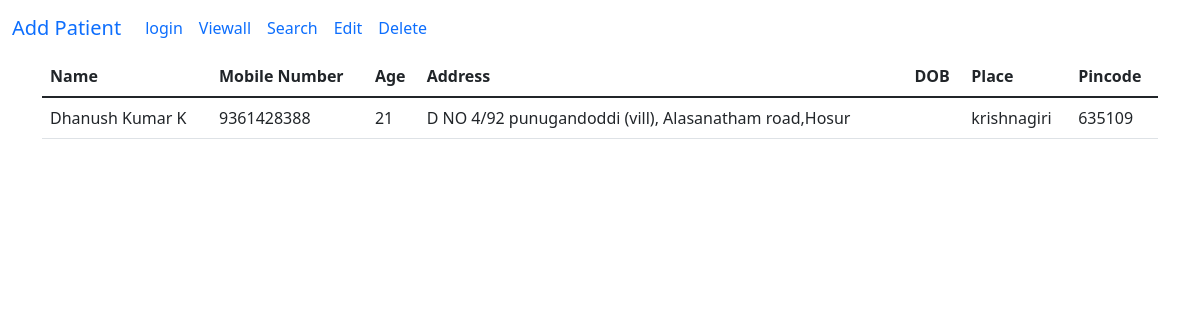
Page /viewall on the earlier database version.
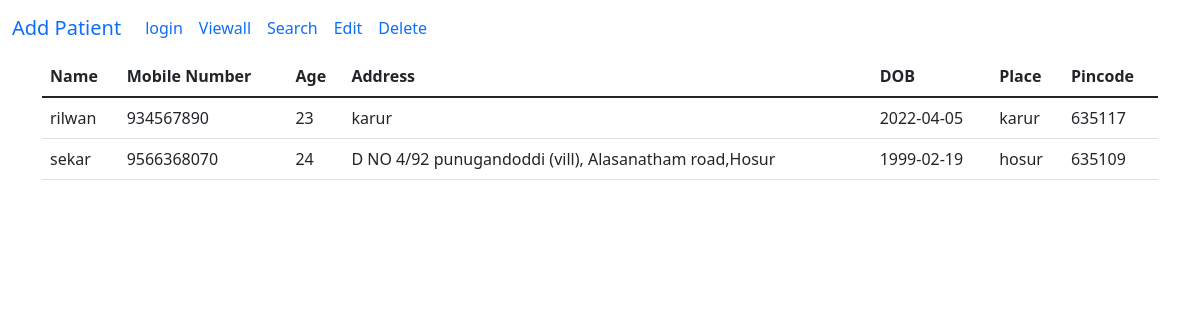
Same page on the later database version.
### tables this page shows
CREATE TABLE patient(
                                ID integer primary key autoincrement,
                                name text,
                                mobnumber integer,
                                age integer,
                                address text,
                                dob text,
                                place text,
                                pincode integer                                                         
                                );

### Hospital_Management.py (the view)
@hospital.route("/viewall")
def view_patient():
    cursor=connection.cursor()
    count=cursor.execute("select * from patient")
    result=cursor.fetchall()
    return render_template("viewall.html",patient=result)

### templates/viewall.html (shortened to what this page needs)
<!DOCTYPE html>
<html lang="en">
<head>
    <link href="https://cdn.jsdelivr.net/npm/bootstrap@5.1.3/dist/css/bootstrap.min.css" rel="stylesheet">
</head>
<body>
    <nav class="navbar navbar-expand-lg navbar-Dark bg-Dark">
        <div class="container-fluid">
          <a class="navbar-brand" href="/dashboard">Add Patient</a>
          <div class="collapse navbar-collapse" id="navbarNav">
            <ul class="navbar-nav">
              <li class="nav-item">
                <a class="nav-link" href="/">login</a>
              </li>
                <li class="nav-item">
                    <a class="nav-link" href="/viewall">Viewall</a>
                  </li>
              <li class="nav-item">
                <a class="nav-link active" aria-current="page" href="/search">Search</a>
              </li>
              <li class="nav-item">
                <a class="nav-link" href="/update">Edit</a>
              </li>
              <li class="nav-item">
                <a class="nav-link" href="/delete">Delete</a>
              </li>
            </ul>
          </div>
        </div>
      </nav>
    <div class="container">
        <div class="row">
            <div class="col">
                <table class="table">
                    <thead>
                      <tr>
                        <th scope="col">Name</th>
                        <th scope="col">Mobile Number</th>
                        <th scope="col">Age</th>
                        <th scope="col">Address</th>
                        <th scope="col">DOB</th>
                        <th scope="col">Place</th>
                        <th scope="col">Pincode</th>
                      </tr>
                    </thead>
                    <tbody>
                      {% for i in patient %}
                      <tr>
                        <td>{{i[1]}}</td>
                        <td>{{i[2]}}</td>
                        <td>{{i[3]}}</td>
                        <td>{{i[4]}}</td>
                        <td>{{i[5]}}</td>
                        <td>{{i[6]}}</td>
                        <td>{{i[7]}}</td>
                      </tr>
                      {% endfor %}
                    </tbody>
                  </table>
            </div>
        </div>
    </div>
</body>
</html>

Differences in the rows shown:
removed patient: name "Dhanush Kumar K", mobnumber "9361428388", age "21", address "D NO 4/92 punugandoddi (vill), Alasanatham road,Hosur", place "krishnagiri", pincode "635109"
added patient: name "rilwan", mobnumber "934567890", age "23", address "karur", dob "2022-04-05", place "karur", pincode "635117"
added patient: name "sekar", mobnumber "9566368070", age "24", address "D NO 4/92 punugandoddi (vill), Alasanatham road,Hosur", dob "1999-02-19", place "hosur", pincode "635109"
